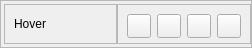
                     <widget class="QFrame" name="frame_56">
                      <property name="geometry">
                       <rect>
                        <x>-10</x>
                        <y>160</y>
                        <width>252</width>
                        <height>48</height>
                       </rect>
                      </property>
                      <property name="maximumSize">
                       <size>
                        <width>16777213</width>
                        <height>48</height>
                       </size>
                      </property>
                      <property name="frameShape">
                       <enum>QFrame::StyledPanel</enum>
                      </property>
                      <property name="frameShadow">
                       <enum>QFrame::Raised</enum>
                      </property>
                      <layout class="QHBoxLayout" name="horizontalLayout_156">
                       <property name="spacing">
                        <number>0</number>
                       </property>
                       <property name="leftMargin">
                        <number>3</number>
                       </property>
                       <property name="topMargin">
                        <number>0</number>
                       </property>
                       <property name="rightMargin">
                        <number>0</number>
                       </property>
                       <property name="bottomMargin">
                        <number>0</number>
                       </property>
                       <item>
                        <widget class="QFrame" name="panelsBackground_95">
                         <property name="maximumSize">
                          <size>
                           <width>16777215</width>
                           <height>40</height>
                          </size>
                         </property>
                         <property name="styleSheet">
                          <string notr="true"/>
                         </property>
                         <property name="frameShape">
                          <enum>QFrame::StyledPanel</enum>
                         </property>
                         <property name="frameShadow">
                          <enum>QFrame::Raised</enum>
                         </property>
                         <layout class="QHBoxLayout" name="horizontalLayout_157">
                          <item>
                           <widget class="QLabel" name="label_72">
                            <property name="maximumSize">
                             <size>
                              <width>16777215</width>
                              <height>40</height>
                             </size>
                            </property>
                            <property name="text">
                             <string>Hover</string>
                            </property>
                           </widget>
                          </item>
                         </layout>
                        </widget>
                       </item>
                       <item>
                        <widget class="QFrame" name="frame_18">
                         <property name="maximumSize">
                          <size>
                           <width>16777215</width>
                           <height>40</height>
                          </size>
                         </property>
                         <property name="styleSheet">
                          <string notr="true"/>
                         </property>
                         <property name="frameShape">
                          <enum>QFrame::StyledPanel</enum>
                         </property>
                         <property name="frameShadow">
                          <enum>QFrame::Raised</enum>
                         </property>
                         <layout class="QHBoxLayout" name="horizontalLayout_158">
                          <item>
                           <widget class="QPushButton" name="controllerHoverColor1">
                            <property name="minimumSize">
                             <size>
                              <width>24</width>
                              <height>24</height>
                             </size>
                            </property>
                            <property name="maximumSize">
                             <size>
                              <width>24</width>
                              <height>24</height>
                             </size>
                            </property>
                            <property name="text">
                             <string/>
                            </property>
                           </widget>
                          </item>
                          <item>
                           <widget class="QPushButton" name="controllerHoverColor2">
                            <property name="minimumSize">
                             <size>
                              <width>24</width>
                              <height>24</height>
                             </size>
                            </property>
                            <property name="maximumSize">
                             <size>
                              <width>24</width>
                              <height>24</height>
                             </size>
                            </property>
                            <property name="text">
                             <string/>
                            </property>
                           </widget>
                          </item>
                          <item>
                           <widget class="QPushButton" name="controllerHoverColor3">
                            <property name="minimumSize">
                             <size>
                              <width>24</width>
                              <height>24</height>
                             </size>
                            </property>
                            <property name="maximumSize">
                             <size>
                              <width>24</width>
                              <height>24</height>
                             </size>
                            </property>
                            <property name="text">
                             <string/>
                            </property>
                           </widget>
                          </item>
                          <item>
                           <widget class="QPushButton" name="controllerHoverColor4">
                            <property name="minimumSize">
                             <size>
                              <width>24</width>
                              <height>24</height>
                             </size>
                            </property>
                            <property name="maximumSize">
                             <size>
                              <width>24</width>
                              <height>24</height>
                             </size>
                            </property>
                            <property name="text">
                             <string/>
                            </property>
                           </widget>
                          </item>
                         </layout>
                        </widget>
                       </item>
                      </layout>
                     </widget>
